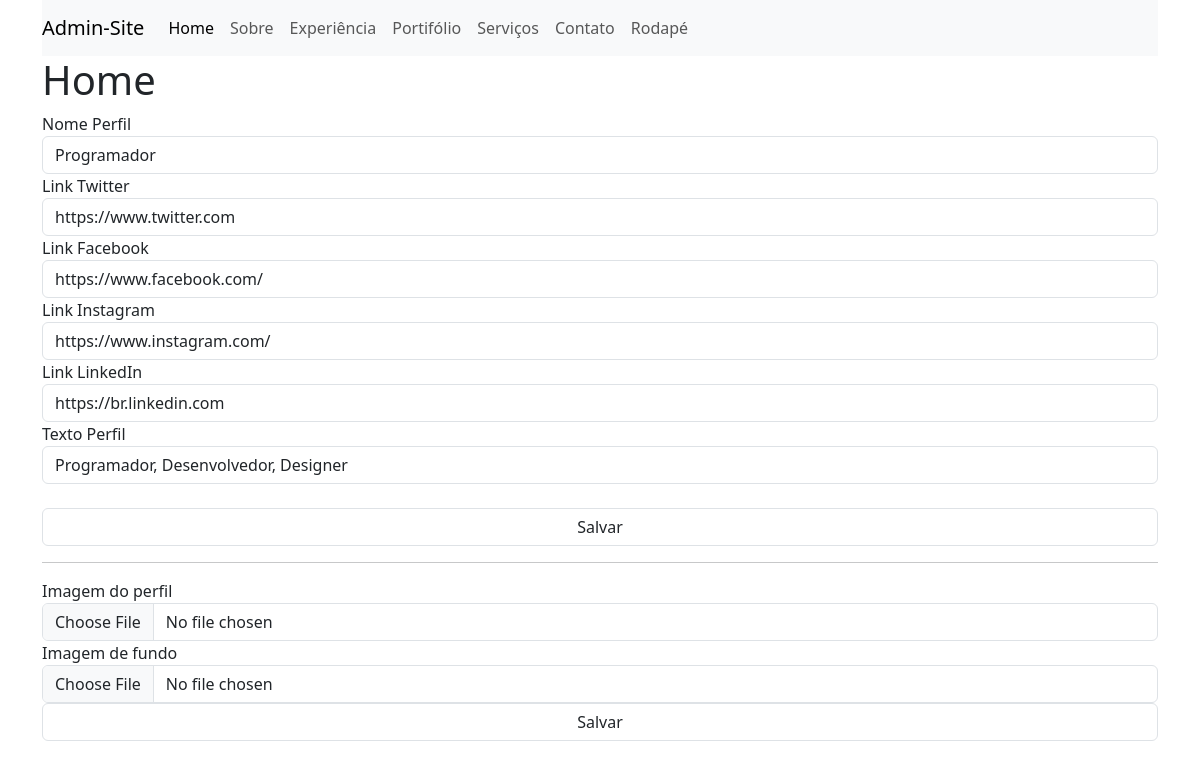
The app's page /admin/home.php?pg=homePg (signed in), older data.
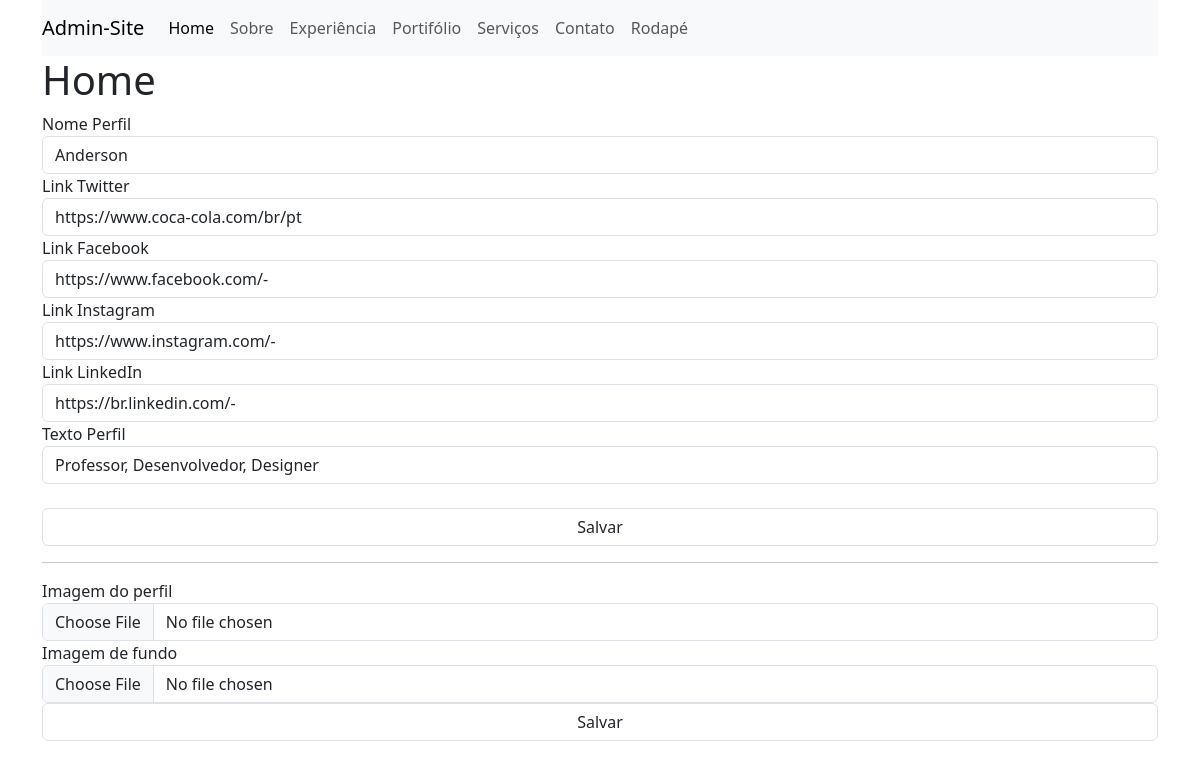
The same page, newer data.
### tables this page shows
CREATE TABLE `settings` (
  `id` int(11) NOT NULL AUTO_INCREMENT,
  `setting_key` varchar(100) DEFAULT NULL,
  `setting_value` text,
  PRIMARY KEY (`id`)
);

### admin/connect.php (called while the page is built, shortened)
<?php
class connect
{
  function select($sql)
  {
    try {
      $cnx = new PDO('mysql:host=' . HOST . ';dbname=' . DB . '', USER, PASS, array(PDO::MYSQL_ATTR_INIT_COMMAND => "SET NAMES utf8"));
      $con = $cnx->prepare($sql);
      $con->execute();
      return $con->fetch(PDO::FETCH_ASSOC);
    } catch (PDOException $e) {
      echo "Ops! desculpe, algo deu errado, por favor tente mais tarde:<br>";
      echo "<br>";
      echo $e->getMessage();
      exit;
    }
  }
}

### admin/helpers.php (called while the page is built, shortened)
<?php
require_once "./connect.php";
class Helpers
{
  public static function getSettings($setting_key)
  {
    $sql = new connect();
    $consulta = $sql->select("SELECT * FROM settings WHERE setting_key =  '{$setting_key}'");
    return $consulta['setting_value'];
  }
}

### admin/pg/homePg.php (the view, shortened to what this page needs)
<h1>Home</h1>
<form method="post" class="form-group">
    <label class="label" for="nome_perfil">Nome Perfil</label>
    <input class="form-control" type="text" name="nome_perfil" id="nome_perfil" value="<?= Helpers::getSettings("nome_perfil"); ?>">
    <label class="label" for="link_twitter">Link Twitter</label>
    <input class="form-control" type="text" name="link_twitter" id="link_twitter" value="<?= Helpers::getSettings("link_twitter") ?>">
    <label class="label" for="link_face">Link Facebook</label>
    <input class="form-control" type="text" name="link_face" id="link_face" value="<?= Helpers::getSettings("link_face") ?>">
    <label class="label" for="link_insta">Link Instagram</label>
    <input class="form-control" type="text" name="link_insta" id="link_insta" value="<?= Helpers::getSettings("link_insta") ?>">
    <label class="label" for="link_linkedin">Link LinkedIn</label>
    <input class="form-control" type="text" name="link_linkedin" id="link_linkedin" value="<?= Helpers::getSettings("link_linkedin") ?>">
    <label class="label" for="link_linkedin">Texto Perfil</label>
    <input class="form-control" type="text" name="texto_perfil" id="texto_perfil" value="<?= Helpers::getSettings("texto_perfil") ?>">
    <br>
    <input class="form-control" type="submit" name="salvar" value="Salvar">
</form>
<hr>
<form method="post" class="form-group" enctype="multipart/form-data">
    <label>Imagem do perfil</label>
    <input type="file" name="img_perfil" class="form-control">
    <label>Imagem de fundo</label>
    <input type="file" name="img_fundo" class="form-control">
    <input type="submit" class="form-control" name="imagens_Home" value="Salvar">
</form>

### admin/home.php (shortened to what this page needs)
<!DOCTYPE html>
<html lang="pt-br">
<head>
    <link rel="stylesheet" href="../assets/vendor/bootstrap/css/bootstrap.min.css">
</head>
<body>
    <head>
        <div class="container">
            <nav class="navbar navbar-expand-lg navbar-light bg-light">
                <a class="navbar-brand" href="#">Admin-Site</a>
                <div class="collapse navbar-collapse" id="navbarSupportedContent">
                    <ul class="navbar-nav me-auto mb-2 mb-lg-0">
                        <li class="nav-item">
                            <a class="nav-link active" aria-current="page" href="?pg=homePg">Home</a>
                        </li>
                        <li class="nav-item">
                            <a class="nav-link" href="?pg=sobre">Sobre</a>
                        </li>
                        <li class="nav-item">
                            <a class="nav-link" href="?pg=experiencia">Experiência</a>
                        </li>
                        <li class="nav-item">
                            <a class="nav-link" href="?pg=portfolio">Portifólio</a>
                        </li>
                        <li class="nav-item">
                            <a class="nav-link" href="?pg=servicos">Serviços</a>
                        </li>
                        <li class="nav-item">
                            <a class="nav-link" href="?pg=contato">Contato</a>
                        </li>
                        <li class="nav-item">
                            <a class="nav-link" href="?pg=rodape">Rodapé</a>
                        </li>
                    </ul>
                </div>
            </nav>
        </div>
    </head>
    <div class="container">
        <section>
            <?php
            $pg = $_GET['pg'] ?? "";
            if (!$pg) {
                include_once "./pg/inicio.php";
            } else {
                include_once "./pg/{$pg}.php";
            }
            ?>
        </section>
    </div>
</body>
</html>

Row changes from the older to the newer data that the page shows:
changed settings: nome_perfil "Programador" → "Anderson"
changed settings: link_twitter "https://www.twitter.com" → "https://www.coca-cola.com/br/pt"
changed settings: link_face "https://www.facebook.com/" → "https://www.facebook.com/-"
changed settings: link_insta "https://www.instagram.com/" → "https://www.instagram.com/-"
changed settings: link_linkedin "https://br.linkedin.com" → "https://br.linkedin.com/-"
changed settings: texto_perfil "Programador, Desenvolvedor, Designer" → "Professor, Desenvolvedor, Designer"
